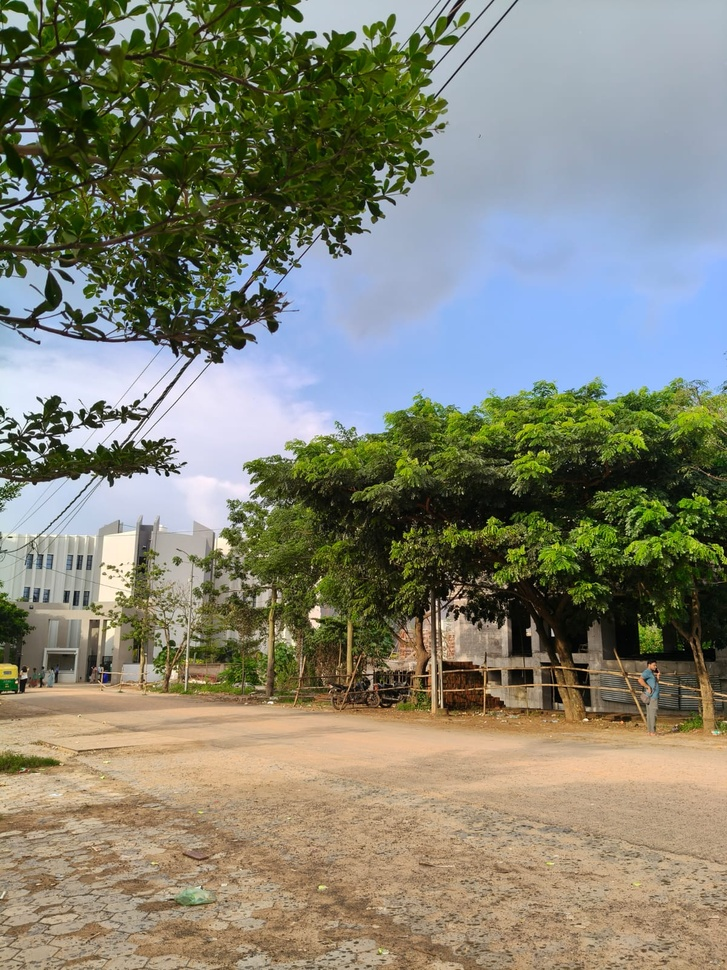
#> input picture Experiments/Print_Image/photo.jpeg, 727 x 970 px, shrunk from 1200 x 1600 before the run
$ python main.py
#> lines starting #> are read from the running program, lines starting #| are printed output that depends on the picture
from PIL import Image
import numpy as np
import matplotlib.pyplot as plt

# 1. Load your local image
# Replace the path with the location of your photo
img = Image.open("photo.jpeg")
#> img is the input picture: PIL image 727x970 RGB; mean R, G, B 131.1, 131.6, 115.4

# 2. Convert to grayscale
gray_img = img.convert("L")   # "L" means grayscale (8-bit pixels)
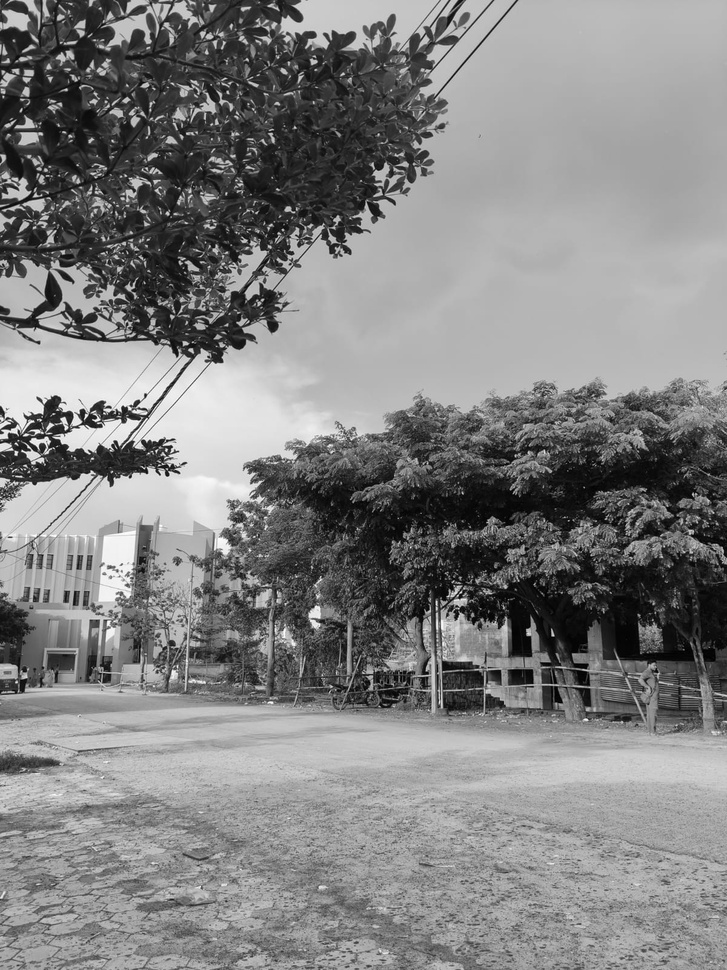
#> gray_img: PIL image 727x970 L; min 0, max 255, mean 129.6

# 3. Show the grayscale image
plt.imshow(gray_img, cmap='gray')
plt.title("Grayscale Image")
plt.axis("off")
plt.show()

# Convert grayscale image to a numpy array (2D matrix)
gray_matrix = np.array(gray_img)

# Print the matrix
print(gray_matrix)
#> (printed output is left out)
gray_img.save("gray_photo.jpg")
